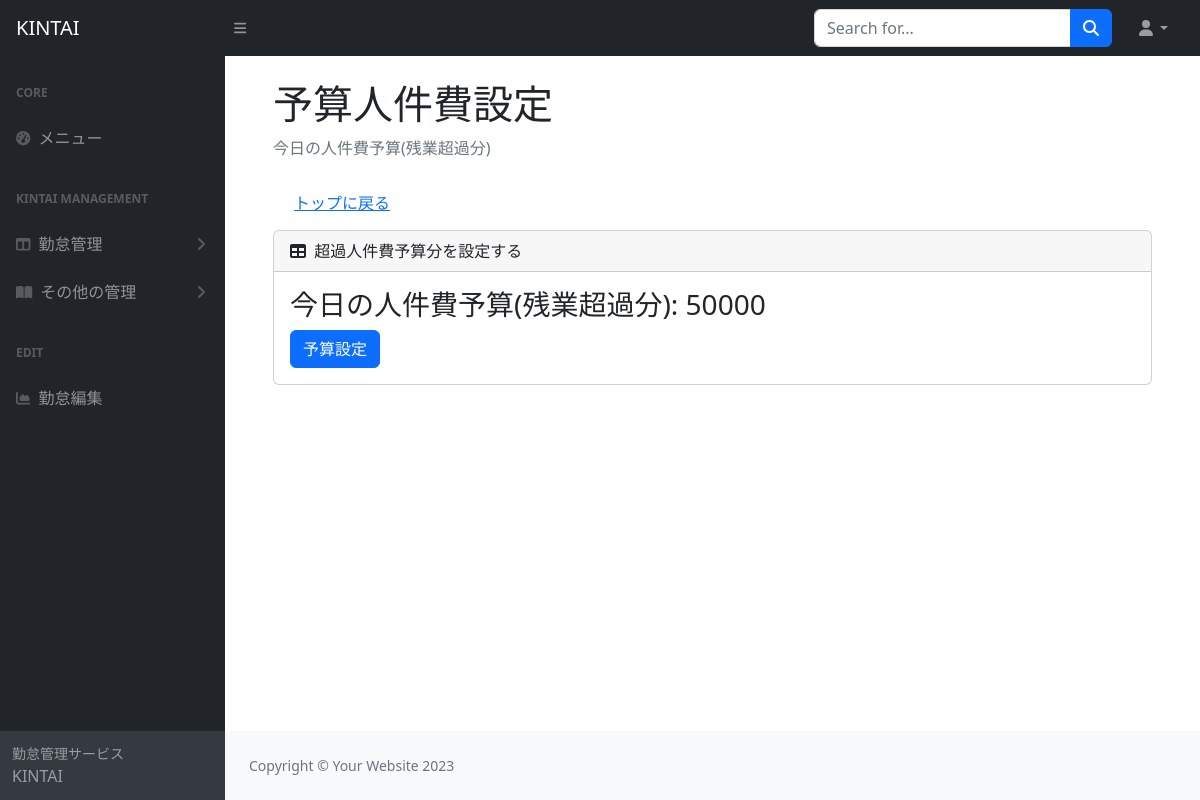
The page /top/kintai/budget/ on the database as committed earlier.
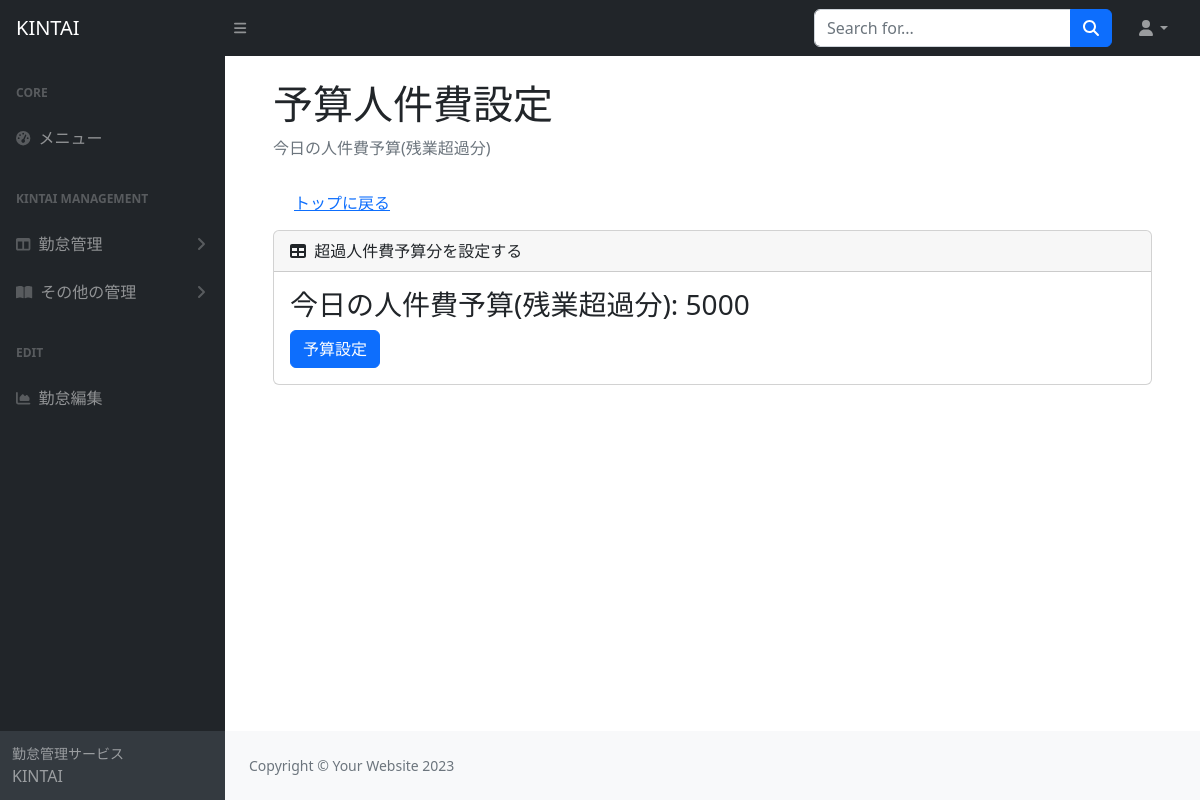
The same page on the database as committed later.
### kintai/models.py (models this page shows)
class Budget(models.Model):
  name = models.IntegerField(
   verbose_name='人件費予算(超過分)',
  )

### kintai/views.py (the view)
# urls.py: path('kintai/budget/', BudgetList.as_view(), name='budget'),
class BudgetList(ListView):
  template_name = 'kintaiapp/budget.html'
  model = Budget
  def get_context_data(self, **kwargs):
    context = super().get_context_data(**kwargs)
    context['object_list'] = Budget.objects.all()
    return context

### kintai/templates/kintaiapp/budget.html
{% extends 'base.html' %}
{% block content %}
<main>
  <div class="container-fluid px-4">
    <h1 class="mt-4">予算人件費設定</h1>
    <ol class="breadcrumb mb-4">
      <li class="breadcrumb-item active">今日の人件費予算(残業超過分)</li>
    </ol>
    <div class="m-2">
      <a href="{% url 'kintaitop' %}" class="btn btn-link" tabindex="-1" role="button" aria-disabled="true">トップに戻る</a>
    </div>
    <div class="card mb-4">
      <div class="card-header">
        <i class="fas fa-table me-1"></i>
        超過人件費予算分を設定する
      </div>
      <div class="card-body">
        <h3>今日の人件費予算(残業超過分):
          {% for item in object_list %}
          {{ item.name }}</h3>
        <a href="{% url 'budgetupdate' item.pk %}" class="btn btn-primary" tabindex="-1" role="button" aria-disabled="true">予算設定</a>
        {% endfor %}
      </div>
    </div>
  </div>
</main>
{% endblock %}

Rows that differ between the two databases and show on the page:
changed Budget: name "50000" → "5000"
